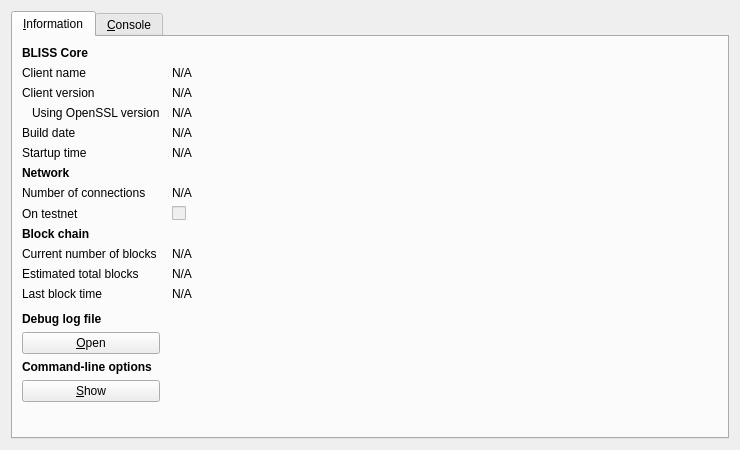
<?xml version="1.0" encoding="UTF-8"?>
<ui version="4.0">
 <class>RPCConsole</class>
 <widget class="QDialog" name="RPCConsole">
  <property name="geometry">
   <rect>
    <x>0</x>
    <y>0</y>
    <width>740</width>
    <height>450</height>
   </rect>
  </property>
  <property name="windowTitle">
   <string>BLISS - Debug window</string>
  </property>
  <layout class="QVBoxLayout" name="verticalLayout_2">
   <item>
    <widget class="QTabWidget" name="tabWidget">
     <property name="currentIndex">
      <number>0</number>
     </property>
     <widget class="QWidget" name="tab_info">
      <attribute name="title">
       <string>&amp;Information</string>
      </attribute>
      <layout class="QGridLayout" name="gridLayout" columnstretch="0,1">
       <property name="horizontalSpacing">
        <number>12</number>
       </property>
       <item row="0" column="0">
        <widget class="QLabel" name="label_9">
         <property name="font">
          <font>
           <weight>75</weight>
           <bold>true</bold>
          </font>
         </property>
         <property name="text">
          <string>BLISS Core</string>
         </property>
        </widget>
       </item>
       <item row="1" column="0">
        <widget class="QLabel" name="label_5">
         <property name="text">
          <string>Client name</string>
         </property>
        </widget>
       </item>
       <item row="1" column="1">
        <widget class="QLabel" name="clientName">
         <property name="cursor">
          <cursorShape>IBeamCursor</cursorShape>
         </property>
         <property name="text">
          <string>N/A</string>
         </property>
         <property name="textFormat">
          <enum>Qt::PlainText</enum>
         </property>
         <property name="textInteractionFlags">
          <set>Qt::LinksAccessibleByMouse|Qt::TextSelectableByKeyboard|Qt::TextSelectableByMouse</set>
         </property>
        </widget>
       </item>
       <item row="2" column="0">
        <widget class="QLabel" name="label_6">
         <property name="text">
          <string>Client version</string>
         </property>
        </widget>
       </item>
       <item row="2" column="1">
        <widget class="QLabel" name="clientVersion">
         <property name="cursor">
          <cursorShape>IBeamCursor</cursorShape>
         </property>
         <property name="text">
          <string>N/A</string>
         </property>
         <property name="textFormat">
          <enum>Qt::PlainText</enum>
         </property>
         <property name="textInteractionFlags">
          <set>Qt::LinksAccessibleByMouse|Qt::TextSelectableByKeyboard|Qt::TextSelectableByMouse</set>
         </property>
        </widget>
       </item>
       <item row="3" column="0">
        <widget class="QLabel" name="label_14">
         <property name="text">
          <string>Using OpenSSL version</string>
         </property>
         <property name="indent">
          <number>10</number>
         </property>
        </widget>
       </item>
       <item row="3" column="1">
        <widget class="QLabel" name="openSSLVersion">
         <property name="cursor">
          <cursorShape>IBeamCursor</cursorShape>
         </property>
         <property name="text">
          <string>N/A</string>
         </property>
         <property name="textFormat">
          <enum>Qt::PlainText</enum>
         </property>
         <property name="textInteractionFlags">
          <set>Qt::LinksAccessibleByMouse|Qt::TextSelectableByKeyboard|Qt::TextSelectableByMouse</set>
         </property>
        </widget>
       </item>
       <item row="4" column="0">
        <widget class="QLabel" name="label_12">
         <property name="text">
          <string>Build date</string>
         </property>
        </widget>
       </item>
       <item row="4" column="1">
        <widget class="QLabel" name="buildDate">
         <property name="cursor">
          <cursorShape>IBeamCursor</cursorShape>
         </property>
         <property name="text">
          <string>N/A</string>
         </property>
         <property name="textFormat">
          <enum>Qt::PlainText</enum>
         </property>
         <property name="textInteractionFlags">
          <set>Qt::LinksAccessibleByMouse|Qt::TextSelectableByKeyboard|Qt::TextSelectableByMouse</set>
         </property>
        </widget>
       </item>
       <item row="5" column="0">
        <widget class="QLabel" name="label_13">
         <property name="text">
          <string>Startup time</string>
         </property>
        </widget>
       </item>
       <item row="5" column="1">
        <widget class="QLabel" name="startupTime">
         <property name="cursor">
          <cursorShape>IBeamCursor</cursorShape>
         </property>
         <property name="text">
          <string>N/A</string>
         </property>
         <property name="textFormat">
          <enum>Qt::PlainText</enum>
         </property>
         <property name="textInteractionFlags">
          <set>Qt::LinksAccessibleByMouse|Qt::TextSelectableByKeyboard|Qt::TextSelectableByMouse</set>
         </property>
        </widget>
       </item>
       <item row="6" column="0">
        <widget class="QLabel" name="label_11">
         <property name="font">
          <font>
           <weight>75</weight>
           <bold>true</bold>
          </font>
         </property>
         <property name="text">
          <string>Network</string>
         </property>
        </widget>
       </item>
       <item row="7" column="0">
        <widget class="QLabel" name="label_7">
         <property name="text">
          <string>Number of connections</string>
         </property>
        </widget>
       </item>
       <item row="7" column="1">
        <widget class="QLabel" name="numberOfConnections">
         <property name="cursor">
          <cursorShape>IBeamCursor</cursorShape>
         </property>
         <property name="text">
          <string>N/A</string>
         </property>
         <property name="textFormat">
          <enum>Qt::PlainText</enum>
         </property>
         <property name="textInteractionFlags">
          <set>Qt::LinksAccessibleByMouse|Qt::TextSelectableByKeyboard|Qt::TextSelectableByMouse</set>
         </property>
        </widget>
       </item>
       <item row="8" column="0">
        <widget class="QLabel" name="label_8">
         <property name="text">
          <string>On testnet</string>
         </property>
        </widget>
       </item>
       <item row="8" column="1">
        <widget class="QCheckBox" name="isTestNet">
         <property name="enabled">
          <bool>false</bool>
         </property>
         <property name="text">
          <string/>
         </property>
        </widget>
       </item>
       <item row="9" column="0">
        <widget class="QLabel" name="label_10">
         <property name="font">
          <font>
           <weight>75</weight>
           <bold>true</bold>
          </font>
         </property>
         <property name="text">
          <string>Block chain</string>
         </property>
        </widget>
       </item>
       <item row="10" column="0">
        <widget class="QLabel" name="label_3">
         <property name="text">
          <string>Current number of blocks</string>
         </property>
        </widget>
       </item>
       <item row="10" column="1">
        <widget class="QLabel" name="numberOfBlocks">
         <property name="cursor">
          <cursorShape>IBeamCursor</cursorShape>
         </property>
         <property name="text">
          <string>N/A</string>
         </property>
         <property name="textFormat">
          <enum>Qt::PlainText</enum>
         </property>
         <property name="textInteractionFlags">
          <set>Qt::LinksAccessibleByMouse|Qt::TextSelectableByKeyboard|Qt::TextSelectableByMouse</set>
         </property>
        </widget>
       </item>
       <item row="11" column="0">
        <widget class="QLabel" name="label_4">
         <property name="text">
          <string>Estimated total blocks</string>
         </property>
        </widget>
       </item>
       <item row="11" column="1">
        <widget class="QLabel" name="totalBlocks">
         <property name="cursor">
          <cursorShape>IBeamCursor</cursorShape>
         </property>
         <property name="text">
          <string>N/A</string>
         </property>
         <property name="textFormat">
          <enum>Qt::PlainText</enum>
         </property>
         <property name="textInteractionFlags">
          <set>Qt::LinksAccessibleByMouse|Qt::TextSelectableByKeyboard|Qt::TextSelectableByMouse</set>
         </property>
        </widget>
       </item>
       <item row="12" column="0">
        <widget class="QLabel" name="label_2">
         <property name="text">
          <string>Last block time</string>
         </property>
        </widget>
       </item>
       <item row="12" column="1">
        <widget class="QLabel" name="lastBlockTime">
         <property name="cursor">
          <cursorShape>IBeamCursor</cursorShape>
         </property>
         <property name="text">
          <string>N/A</string>
         </property>
         <property name="textFormat">
          <enum>Qt::PlainText</enum>
         </property>
         <property name="textInteractionFlags">
          <set>Qt::LinksAccessibleByMouse|Qt::TextSelectableByKeyboard|Qt::TextSelectableByMouse</set>
         </property>
        </widget>
       </item>
       <item row="13" column="0">
        <spacer name="verticalSpacer_2">
         <property name="orientation">
          <enum>Qt::Vertical</enum>
         </property>
         <property name="sizeHint" stdset="0">
          <size>
           <width>20</width>
           <height>20</height>
          </size>
         </property>
        </spacer>
       </item>
       <item row="14" column="0">
        <widget class="QLabel" name="labelDebugLogfile">
         <property name="font">
          <font>
           <weight>75</weight>
           <bold>true</bold>
          </font>
         </property>
         <property name="text">
          <string>Debug log file</string>
         </property>
        </widget>
       </item>
       <item row="15" column="0">
        <widget class="QPushButton" name="openDebugLogfileButton">
         <property name="toolTip">
          <string>Open the BLISS debug log file from the current data directory. This can take a few seconds for large log files.</string>
         </property>
         <property name="text">
          <string>&amp;Open</string>
         </property>
         <property name="autoDefault">
          <bool>false</bool>
         </property>
        </widget>
       </item>
       <item row="16" column="0">
        <widget class="QLabel" name="labelCLOptions">
         <property name="font">
          <font>
           <weight>75</weight>
           <bold>true</bold>
          </font>
         </property>
         <property name="text">
          <string>Command-line options</string>
         </property>
        </widget>
       </item>
       <item row="17" column="0">
        <widget class="QPushButton" name="showCLOptionsButton">
         <property name="toolTip">
          <string>Show the BLISS-Qt help message to get a list with possible BLISS command-line options.</string>
         </property>
         <property name="text">
          <string>&amp;Show</string>
         </property>
         <property name="autoDefault">
          <bool>false</bool>
         </property>
        </widget>
       </item>
       <item row="18" column="0">
        <spacer name="verticalSpacer">
         <property name="orientation">
          <enum>Qt::Vertical</enum>
         </property>
         <property name="sizeHint" stdset="0">
          <size>
           <width>20</width>
           <height>40</height>
          </size>
         </property>
        </spacer>
       </item>
      </layout>
     </widget>
     <widget class="QWidget" name="tab_console">
      <attribute name="title">
       <string>&amp;Console</string>
      </attribute>
      <layout class="QVBoxLayout" name="verticalLayout_3">
       <property name="spacing">
        <number>3</number>
       </property>
       <item>
        <widget class="QTextEdit" name="messagesWidget">
         <property name="minimumSize">
          <size>
           <width>0</width>
           <height>100</height>
          </size>
         </property>
         <property name="readOnly">
          <bool>true</bool>
         </property>
         <property name="tabKeyNavigation" stdset="0">
          <bool>false</bool>
         </property>
         <property name="columnCount" stdset="0">
          <number>2</number>
         </property>
        </widget>
       </item>
       <item>
        <layout class="QHBoxLayout" name="horizontalLayout">
         <property name="spacing">
          <number>3</number>
         </property>
         <item>
          <widget class="QLabel" name="label">
           <property name="text">
            <string notr="true">&gt;</string>
           </property>
          </widget>
         </item>
         <item>
          <widget class="QLineEdit" name="lineEdit"/>
         </item>
         <item>
          <widget class="QPushButton" name="clearButton">
           <property name="maximumSize">
            <size>
             <width>24</width>
             <height>24</height>
            </size>
           </property>
           <property name="toolTip">
            <string>Clear console</string>
           </property>
           <property name="text">
            <string/>
           </property>
           <property name="icon">
            <iconset resource="../bitcoin.qrc">
             <normaloff>:/icons/remove</normaloff>:/icons/remove</iconset>
           </property>
           <property name="shortcut">
            <string notr="true">Ctrl+L</string>
           </property>
           <property name="autoDefault">
            <bool>false</bool>
           </property>
          </widget>
         </item>
        </layout>
       </item>
      </layout>
     </widget>
    </widget>
   </item>
  </layout>
 </widget>
 <resources>
  <include location="../bitcoin.qrc"/>
 </resources>
 <connections/>
</ui>
